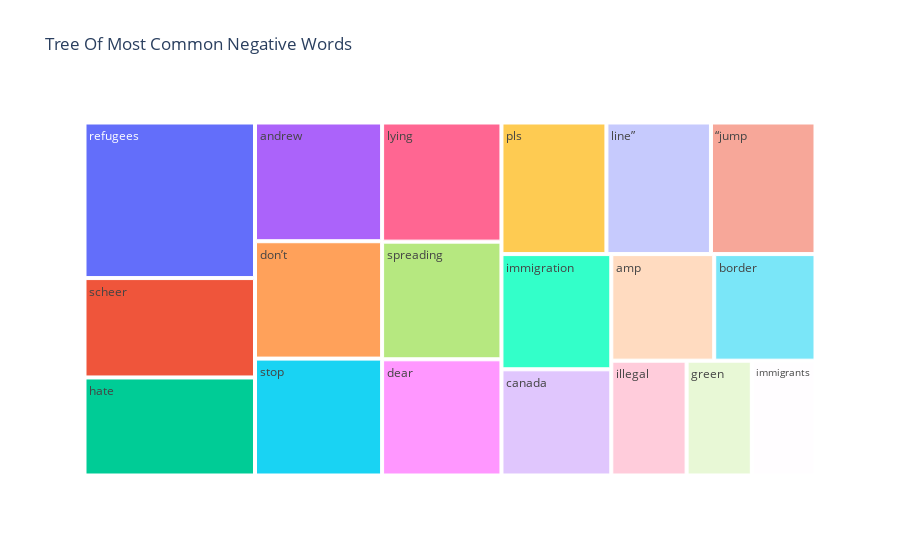

Notebook code cell kept with this figure:
### Markdown cell above
### Tree map for most used words in negative sentiment tweets

### Code cell
#treemap of most common negative words in tweets
fig = px.treemap(temp_negative, path=['Common_words'], values='count',title='Tree Of Most Common Negative Words')
fig.show()

### Figure 1 — Plotly figure (JSON) as saved in the notebook; plotly's stock layout.template omitted (floating-point values rounded to 4 significant figures)
{"data": [{"branchvalues": "total", "domain": {"x": [0, 1], "y": [0, 1]}, "hovertemplate": "labels=%{label}<br>count=%{value}<br>parent=%{parent}<br>id=%{id}<extra></extra>", "ids": ["amp", "andrew", "border", "canada", "dear", "don’t", "green", "hate", "illegal", "immigrants", "immigration", "line”", "lying", "pls", "refugees", "scheer", "spreading", "stop", "“jump"], "labels": ["amp", "andrew", "border", "canada", "dear", "don’t", "green", "hate", "illegal", "immigrants", "immigration", "line”", "lying", "pls", "refugees", "scheer", "spreading", "stop", "“jump"], "name": "", "parents": ["", "", "", "", "", "", "", "", "", "", "", "", "", "", "", "", "", "", ""], "type": "treemap", "values": [189, 260, 186, 201, 239, 257, 129, 288, 149, 126, 218, 237, 245, 238, 457, 292, 242, 256, 237]}], "layout": {"legend": {"tracegroupgap": 0}, "title": {"text": "Tree Of Most Common Negative Words"}}}
